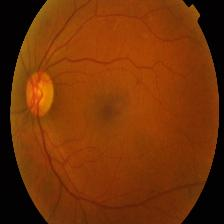
#> input picture images/test1.jpg, 224 x 224 px
$ python -i app.py   (imports and definitions only)
#> lines starting #> are read from the running program, lines starting #| are printed output that depends on the picture; after the words box and inside, x2 and y2 are one past the last pixel; in counts of white or black regions, pixels touching at a corner belong together
import os
import cv2
import numpy as np
from flask import Flask, request, redirect, render_template, url_for, send_from_directory

# [1 line not run here, left out]
UPLOAD_FOLDER = 'uploads'
# [1 line that did not run here, left out]

ALLOWED_EXTENSIONS = {'png', 'jpg', 'jpeg', 'bmp'}

def allowed_file(filename):
    return '.' in filename and filename.rsplit('.', 1)[1].lower() in ALLOWED_EXTENSIONS

# [1 line not run here, left out]

def read_image(filepath):
#> called with filepath = 'images/test1.jpg'
    img_bgr = cv2.imread(filepath, cv2.IMREAD_COLOR)
#> img_bgr is the input picture: shape (224, 224, 3); mean B, G, R 7, 50.5, 117
    img_gray = cv2.imread(filepath, cv2.IMREAD_GRAYSCALE)
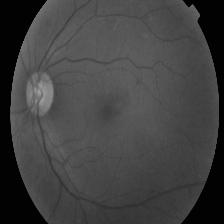
#> img_gray: shape (224, 224); min 0, max 160, mean 65.3
    if img_bgr is None or img_gray is None:
        print(f"Error: Unable to load image at {filepath}")
        return None, None
    return img_bgr, img_gray

def resize_and_preprocess(img_gray, img_bgr):
    height, width = img_gray.shape
#> height = 224; width = 224
    if height > 900:
        resized_dim = (width // 10, height // 10)
        factor = 300
    elif height < 200:
        resized_dim = (width * 2, height * 2)
        factor = 300
    else:
        resized_dim = (width, height)
#> resized_dim = (224, 224)
        factor = 500

    img_gray = cv2.resize(img_gray, resized_dim, interpolation=cv2.INTER_CUBIC)
    img_gray = cv2.medianBlur(img_gray, 5)
    img_bgr = cv2.resize(img_bgr, resized_dim, interpolation=cv2.INTER_CUBIC)
    return img_bgr, img_gray, factor

def detect_and_draw_circles(img_gray, img_bgr, factor):
    # Adjust minRadius and maxRadius to detect eyes better
    circles = cv2.HoughCircles(img_gray, cv2.HOUGH_GRADIENT, 1, factor, param1=50, param2=30, minRadius=20, maxRadius=80)

    if circles is not None:
        circles = np.uint16(np.around(circles))
        for circle in circles[0]:
            xc, yc, r = circle
            # Draw the outer circle (green)
            cv2.circle(img_bgr, (xc, yc), r, (0, 255, 0), 2)
            # Draw the center of the circle (red)
            cv2.circle(img_bgr, (xc, yc), 2, (0, 0, 255), 3)
    return circles

# [16 lines left out: function evaluate_cataract, not called in this run]

def detect_cataract(filepath):
    img_bgr, img_gray = read_image(filepath)
    if img_bgr is None or img_gray is None:
        return "Error loading image", None
    img_bgr, img_gray, factor = resize_and_preprocess(img_gray, img_bgr)
#> factor = 500
    circles = detect_and_draw_circles(img_gray, img_bgr, factor)
#> in detect_and_draw_circles, `circles = cv2.HoughCircles(img_gray, cv2.HOUGH_GRADIENT, 1, factor, pa..`: circles = None

    if circles is not None:
        if len(circles[0]) > 0:  # Handle any number of eyes detected
            results = []
            for i, (xc, yc, r) in enumerate(circles[0]):
                eye_name = f"Mắt {i+1}"  # Label each detected eye
                results.append(f"{eye_name}: {evaluate_cataract(img_gray, xc, yc, r)}")
            message = " - ".join(results)
        else:
            message = "Không phát hiện mắt nào."
        return message, img_bgr
    else:
        return "Không phát hiện mắt nào", img_bgr

# [20 lines that did not run here, left out]

# [3 lines that did not run here, left out]

# [3 lines that did not run here, left out]

# [2 lines not run here, left out]

>>> result = detect_cataract('images/test1.jpg')

$ run again, on images/test2.jpeg
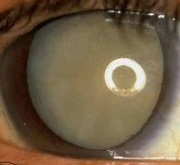
#> input picture images/test2.jpeg, 180 x 165 px
#> in read_image, img_bgr is the input picture: shape (165, 180, 3); mean B, G, R 68.1, 92.5, 110.8
#> factor = 300
#> in detect_and_draw_circles, `circles = cv2.HoughCircles(img_gray, cv2.HOUGH_GRADIENT, 1, factor, pa..`: circles = [[245.5, 152.5, 36.9]]
#> in detect_and_draw_circles, `circles = np.uint16(np.around(circles))`: circles = [[246, 152, 37]]
#> the loop in detect_and_draw_circles, `for circle in circles[0]:` made 1 pass
#> after the loop in detect_and_draw_circles, `for circle in circles[0]:`:
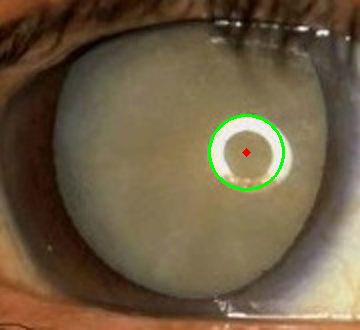
#> img_bgr: shape (330, 360, 3); mean of channels 0, 1, 2 67.1, 92.8, 109.6; drawn as B, G, R
#> the loop in detect_cataract, `for i, (xc, yc, r) in enumerate(circles[0]):` made 1 pass
#> (xc, yc, r, eye_name) on pass 1: (246, 152, 37, 'Mắt 1')
#> pass 1, in evaluate_cataract, `mask = (x - xc) ** 2 + (y - yc) ** 2 > r ** 2`:
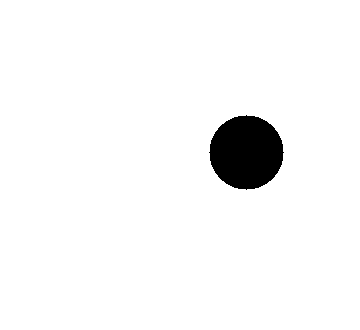
#> mask: shape (330, 360) bool; 96.4% white; 1 black region, box (x1, y1, x2, y2) and area: (209, 115, 284, 190) 4293
#> after the loop in detect_cataract, `for i, (xc, yc, r) in enumerate(circles[0]):`: results = ['Mắt 1: Bị nặng']
